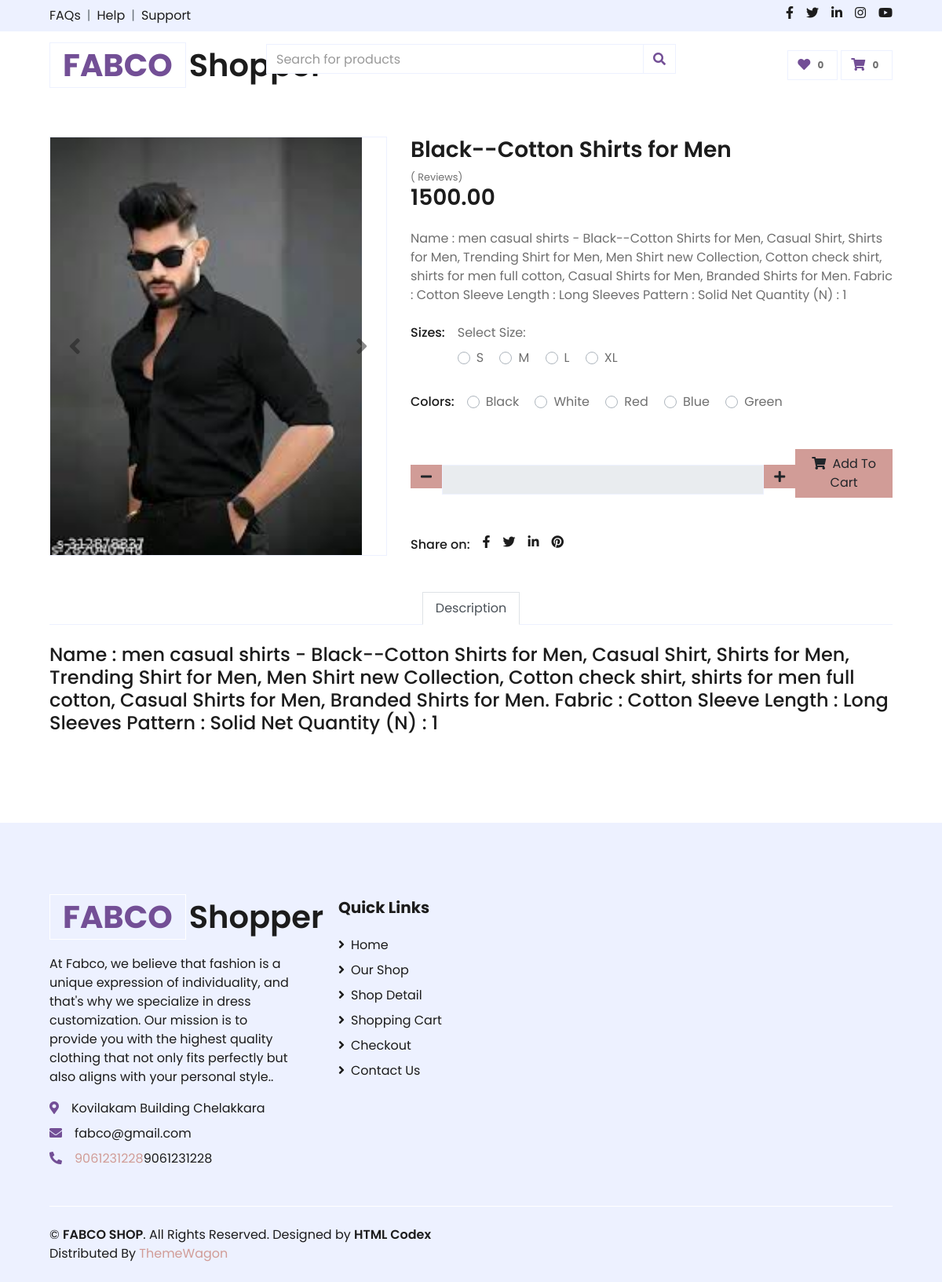
Page /productdetls/8/ on the committed database.
### products/models.py (models this page shows, shortened)
class Product(models.Model):
    CATEGORY_CHOICES = [
        ('women', 'Women\'s Wear'),
        ('men', 'Men\'s Wear'),
        ('baby', 'Baby Wear'),
    ]
    name = models.CharField(max_length=255)
    price = models.DecimalField(max_digits=10, decimal_places=2)
    discount_price = models.DecimalField(max_digits=10, decimal_places=2, blank=True, null=True)
    image = models.ImageField(upload_to='products/')
    description = models.TextField(blank=True, null=True)
    category = models.CharField(max_length=50, choices=CATEGORY_CHOICES, null=True, blank=True)
    created_at = models.DateTimeField( default=timezone.now)

### products/views.py (the view)
def productsdetails(request,pk):
    product = get_object_or_404(Product, pk=pk)
    return render(request, 'products_items_details.html', {'product' : product})

### templates/products_items_details.html (shortened to what this page needs)
{% load static %}
    <link href="https://cdnjs.cloudflare.com/ajax/libs/font-awesome/5.10.0/css/all.min.css" rel="stylesheet">
    <link href="{% static 'lib/owlcarousel/assets/owl.carousel.min.css' %}" rel="stylesheet">
    <link href="{% static 'css/style.css' %}" rel="stylesheet">
{% include 'topbar.html' %}
    <div class="container-fluid py-5">
        <div class="row px-xl-5">
            <div class="col-lg-5 pb-5">
                <div id="product-carousel" class="carousel slide" data-ride="carousel">
                    <div class="carousel-inner border">
                        <div class="carousel-item active">
                            <img class="w-300 h-100" src="{{ product.image.url  }}" alt="{{ product.name }}">
                        </div>
                    </div>
                    <a class="carousel-control-prev" href="#product-carousel" data-slide="prev">
                        <i class="fa fa-2x fa-angle-left text-dark"></i>
                    </a>
                    <a class="carousel-control-next" href="#product-carousel" data-slide="next">
                        <i class="fa fa-2x fa-angle-right text-dark"></i>
                    </a>
                </div>
            </div>
            <div class="col-lg-7 pb-5">
                <h3 class="font-weight-semi-bold">{{ product.name }}</h3>
                <div class="review-section">
                    <small class="pt-1">({{ review_count }} Reviews)</small>
                </div>
                <h3 class="font-weight-semi-bold mb-4">{{ product.price  }}</h3>
                <p class="mb-4">{{ product.description }}</p>
                <div class="d-flex mb-3">
                    <p class="text-dark font-weight-medium mb-0 mr-3">Sizes:</p>
                    <form method="POST" action="{% url 'cart:increase_quantity' product.id %}">
                        <div>
                            <label>Select Size:</label><br>
                            <div class="custom-control custom-radio custom-control-inline">
                                <label class="custom-control-label" for="size-2">S</label>
                            </div>
                            <div class="custom-control custom-radio custom-control-inline">
                                <label class="custom-control-label" for="size-3">M</label>
                            </div>
                            <div class="custom-control custom-radio custom-control-inline">
                                <label class="custom-control-label" for="size-4">L</label>
                            </div>
                            <div class="custom-control custom-radio custom-control-inline">
                                <label class="custom-control-label" for="size-5">XL</label>
                            </div>
                        </div>
                    </form>
                    </div>
                <div class="d-flex mb-4">
                    <p class="text-dark font-weight-medium mb-0 mr-3">Colors:</p>
                    <form>
                        <div class="custom-control custom-radio custom-control-inline">
                            <label class="custom-control-label" for="color-1">Black</label>
                        </div>
                        <div class="custom-control custom-radio custom-control-inline">
                            <label class="custom-control-label" for="color-2">White</label>
                        </div>
                        <div class="custom-control custom-radio custom-control-inline">
                            <label class="custom-control-label" for="color-3">Red</label>
                        </div>
                        <div class="custom-control custom-radio custom-control-inline">
                            <label class="custom-control-label" for="color-4">Blue</label>
                        </div>
                        <div class="custom-control custom-radio custom-control-inline">
                            <label class="custom-control-label" for="color-5">Green</label>
                        </div>
                    </form>
                </div>
                <div class="d-flex align-items-center mb-4 pt-2">
                    <div class="input-group">
                        <div class="input-group-btn">
                            <a href="{% url 'cart:decrease_quantity' item.product.id %}" class="btn btn-primary btn-minus">
                                <i class="fa fa-minus"></i>
                            </a>
                        </div>
                        <input type="text" class="form-control text-center" value="{{ item.product.quantity }}" readonly>
                        <div class="input-group-btn">
                            <a href="{% url 'cart:increase_quantity' item.product.id %}" class="btn btn-primary btn-plus">
                                <i class="fa fa-plus"></i>
                            </a>
                        </div>
                    </div>
                    <form action="{% url 'cart:add_to_cart' product.id %}" method="post">
                        <button class="btn btn-primary px-3"><i class="fa fa-shopping-cart mr-1"></i> Add To Cart</button>
                    </form>
                </div>
                <div class="d-flex pt-2">
                    <p class="text-dark font-weight-medium mb-0 mr-2">Share on:</p>
                    <div class="d-inline-flex">
                        <a class="text-dark px-2" href="">
                            <i class="fab fa-facebook-f"></i>
                        </a>
                        <a class="text-dark px-2" href="">
                            <i class="fab fa-twitter"></i>
                        </a>
                        <a class="text-dark px-2" href="">
                            <i class="fab fa-linkedin-in"></i>
                        </a>
                        <a class="text-dark px-2" href="">
                            <i class="fab fa-pinterest"></i>
                        </a>
                    </div>
                </div>
            </div>
        </div>
        <div class="row px-xl-5">
            <div class="col">
                <div class="nav nav-tabs justify-content-center border-secondary mb-4">
                    <a class="nav-item nav-link active" data-toggle="tab" href="#tab-pane-1">Description</a>
                </div>
                <div class="tab-content">
                    <div class="tab-pane fade show active" id="tab-pane-1">
                        <h4 class="mb-3">{{ product.description }}</h4>
                    </div>
                </div>
            </div>
        </div>
    </div>
</body>
</html>
{% include 'footer.html' %}

### rows in the picture
Product: image (picture), name "Black--Cotton Shirts for Men", price "1500.00", description "Name : men casual shirts - Black--Cotton Shirts for Men, Casual Shirt, Shirts for Men, Trending Shirt for Men, Men Shirt new Collection, Cotton check shirt, shirts for men full cotton, Casual Shirts for Men, Branded Shirts for Men. Fabric : Cotton Sleeve Length : Long Sleeves Pattern : Solid Net Quantity (N) : 1"
